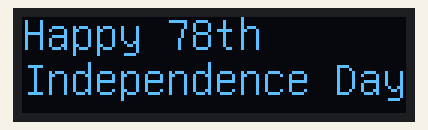
Recording of a sketch running on a simulated Arduino Uno, built with avr-gcc and run on an emulated ATmega328P. Parts: 128×32 one-colour display.

Above: at 0.1 s.

The sketch:

0.91_oled_display_text_Display.ino
```cpp
#include <Arduino.h>

#include <U8g2lib.h>

#include <SPI.h>

#include <Wire.h>

U8G2_SSD1306_128X32_UNIVISION_F_HW_I2C u8g2(U8G2_R0);

void setup(void) {

u8g2.begin();

}

void loop(void) {


u8g2.clearBuffer();

u8g2.setFont(u8g_font_unifont);

u8g2.drawStr(0,11,"Happy 78th");
u8g2.drawStr(0,26,"Independence Day");


u8g2.sendBuffer();


u8g2.clearBuffer();


}
```
